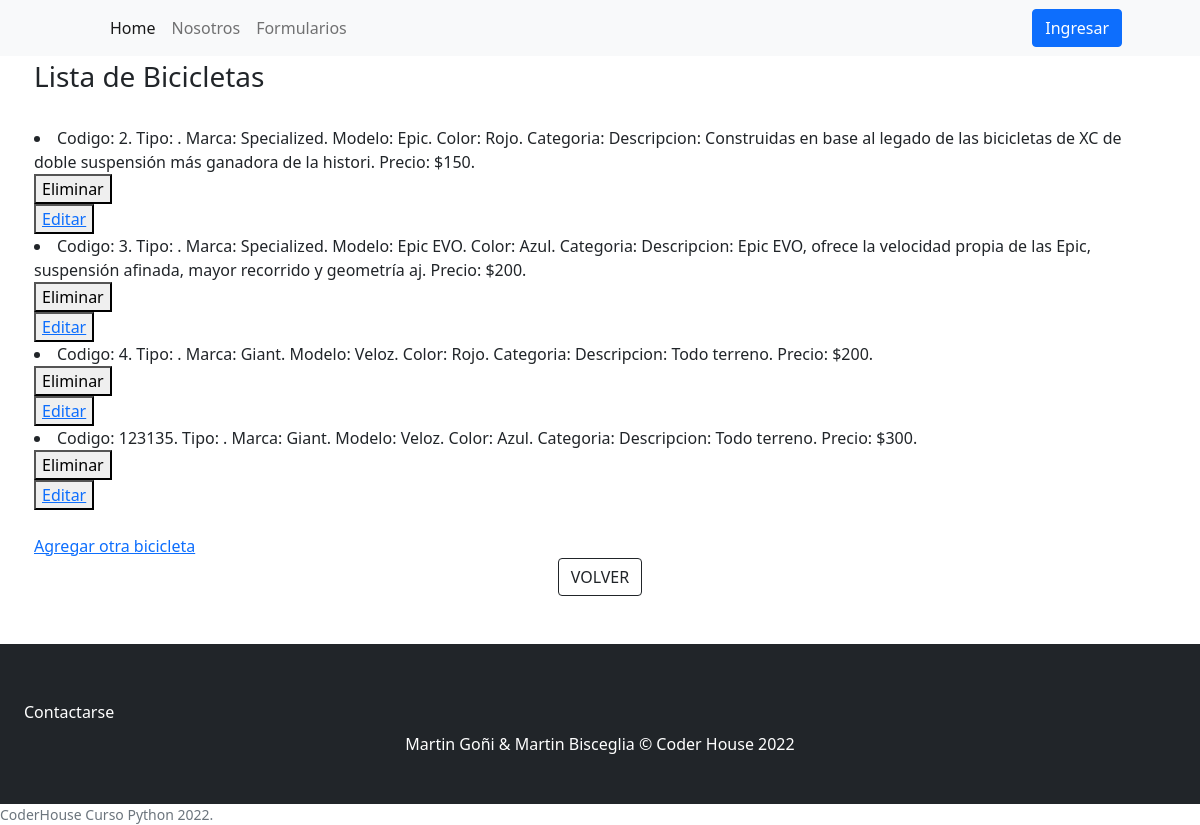
Page /Appventas/LeerBicicletas/ on the earlier database version.
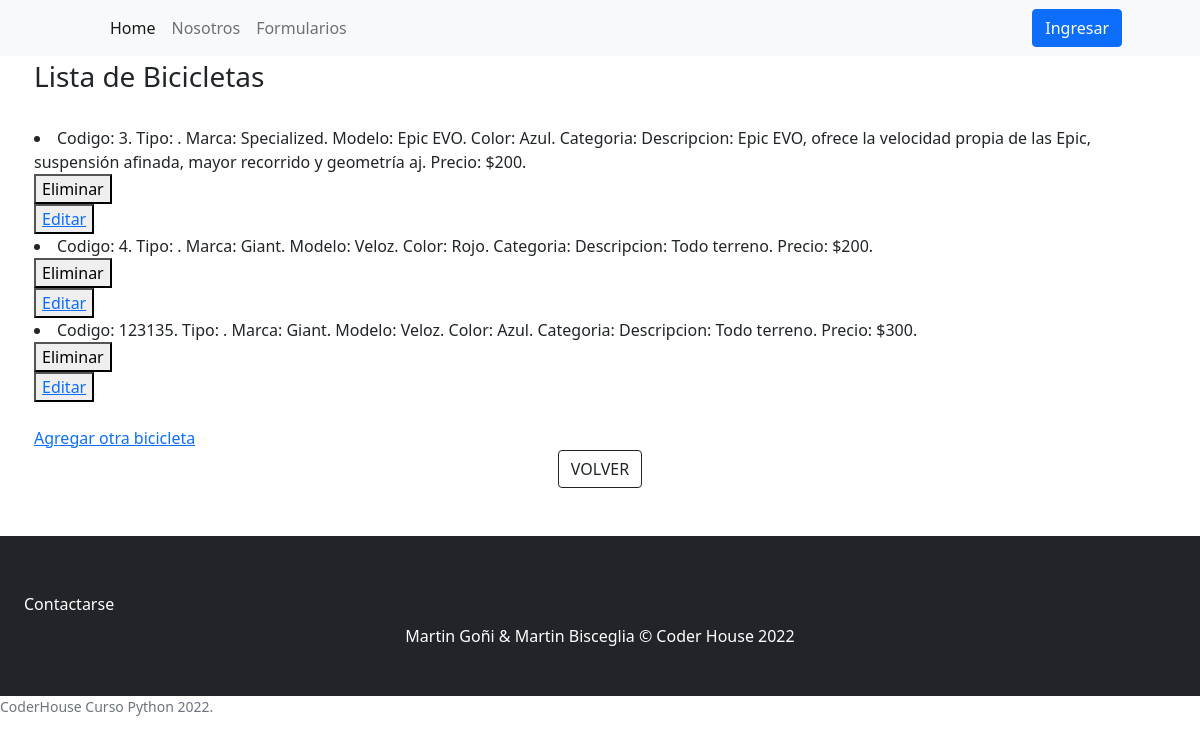
Same page on the later database version.
### Appventas/models.py (models this page shows, shortened)
class producto (models.Model):
    codigo = models.IntegerField()
    marca = models.CharField(max_length=30)
    modelo = models.CharField(max_length=30)
    descripcion = models.CharField(max_length=100)
    precio = models.IntegerField()
    class Meta:
        abstract = True

class bicicletas(producto):
    rodado = models.CharField(max_length=30)
    color = models.CharField(max_length=30)
    categoria = models.CharField(max_length=30)

### Appventas/views.py (the view)
# urls.py: path('LeerBicicletas/', LeerBicis, name="LeerBicis"),
def LeerBicis (request):
    print("method:", request.method) #Va  a imprimir por terminal el método que utilizamos.
    FormularioBicicletas=bicicletas.objects.all()
    contexto={"Bicicletas":FormularioBicicletas}
    return render (request, "VerFormulario_Bicicletas.html",contexto)

### Appventas/templates/VerFormulario_Bicicletas.html
{% extends 'Padre.html' %}
{% load static %}
{% block bloquecambia %}
<div  class="container px-4 px-lg-1 mt-1">
    <h3>Lista de Bicicletas</h3>
    <br>
        {% for Item in Bicicletas %}
            <li>Codigo: {{Item.codigo}}. Tipo: {{Item.tipo}}. Marca: {{Item.marca}}. Modelo: {{Item.modelo}}. Color: {{Item.color}}. Categoria: {{Item.categoria}} Descripcion: {{Item.descripcion}}. Precio: ${{Item.precio}}.</li>
            <div>
                <form action="{% url 'Eliminarbici' Item.id %}" method = "POST">{% csrf_token %}
                     <button type="submit">Eliminar</button>
                </form>
                <button>
                     <a href="{% url 'Editarbicis' Item.id %}">Editar</a>
                </button>
            </div>
        {% endfor %}
    <br>
 <a href="{% url 'bici_formulario' %}">Agregar otra bicicleta</a>
   <div class="text-center" ><a class="btn btn-outline-dark mt-auto" href="/Appventas/">VOLVER</a></div>
    <br><br>
</div>
{% endblock bloquecambia %}

Differences in the rows shown:
removed bicicletas: codigo "2", marca "Specialized", modelo "Epic", color "Rojo", descripcion "Construidas en base al legado de las bicicletas de XC de doble suspensión más ganadora de la histori", precio "150"
